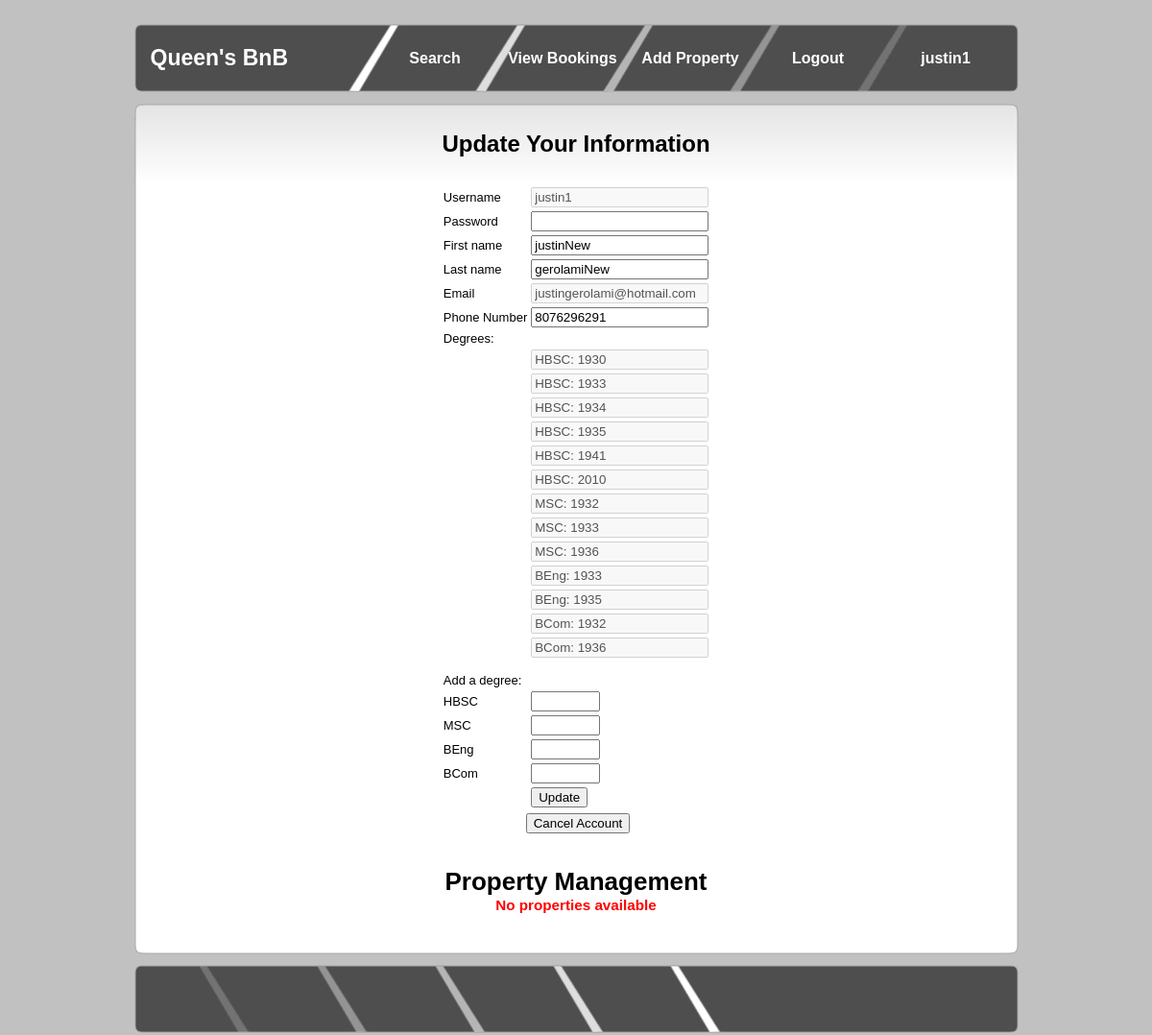
The page /profile.php (signed in) on the database its author committed.
### tables this page shows
CREATE TABLE `member` (
  `Account Name` varchar(20) NOT NULL,
  `Email Address` varchar(50) NOT NULL,
  `Phone Number` varchar(15) DEFAULT NULL,
  `First Name` varchar(20) NOT NULL,
  `Last Name` varchar(20) NOT NULL,
  `Password` varchar(100) NOT NULL,
  `Member ID` int(11) NOT NULL,
  `Is_admin` tinyint(1) NOT NULL DEFAULT '0'
);

CREATE TABLE `has_earned` (
  `Member ID` int(11) NOT NULL,
  `Degree ID` int(11) NOT NULL,
  `Year` int(11) NOT NULL
);

CREATE TABLE `degree` (
  `Degree ID` int(11) NOT NULL,
  `Type` varchar(5) NOT NULL,
  `Faculty` varchar(50) NOT NULL
);

### profile.php (the view, shortened to what this page needs)
<!DOCTYPE html>
<html xmlns="http://www.w3.org/1999/xhtml">
<head>
<link rel="stylesheet" type="text/css" href="style.css" />
</head>
<body>
<?php
include("session.php");
if($rank >= 0){
    include_once 'sql.php';
        $query = "SELECT `Member ID`,`Account Name`, Password, `Email Address` FROM member WHERE `Member ID`=?";
        $stmt = $con->prepare($query);
        $stmt->bind_Param("s", $_SESSION['id']);
        $stmt->execute();
        $result = $stmt->get_result();
        $myrow = $result->fetch_assoc();
} else {
    die("not logged in");
}
?>
    <div id="page">
        <div id="header">
            <?php include ("header.php"); ?>
        </div>
        <div id="main">
            <div class="main_top">
                <h1><center>Update Your Information</center></h1>
            </div>
            <div class="main_body">
 <?php
if(isset($_SESSION['id'])){
    include_once 'sql.php';
        $query = "SELECT `member`.`Member ID`,`Account Name`, Password, `Email Address`, `First Name`, `Last Name`, `Phone Number`, `has_earned`.`Degree ID`, `Year`,`Type` FROM `has_earned` INNER JOIN `member` ON `member`.`Member ID` = `has_earned`.`Member ID` INNER JOIN `degree` ON `has_earned`.`Degree ID` = `degree`.`Degree ID` WHERE `member`.`Member ID`=?";
        $stmt = $con->prepare($query);
        $stmt->bind_Param("s", $_SESSION['id']);
        $stmt->execute();
        $result = $stmt->get_result();
        $myrow = $result->fetch_assoc();
} else {
    header("Location: index.php");
    die();
}
?>
<form name='editProfile' id='editProfile' action='profile.php' method='post'>
    <table border='0'>
        <tr>
            <td>Username</td>
            <td><input type='text' name='username' id='username' disabled  value="<?php echo $myrow['Account Name']; ?>"  /></td>
        </tr>
        <tr>
            <td>Password</td>
             <td><input type='text' name='password' id='password'  value="" /></td>
        </tr>
        <tr>
            <td>First name</td>
            <td><input type='text' name='first' id='first' value="<?php echo $myrow['First Name']; ?>"  /></td>
        </tr>
        <tr>
            <td>Last name</td>
            <td><input type='text' name='last' id='last' value="<?php echo $myrow['Last Name']; ?>"  /></td>
        </tr>
        <tr>
            <td>Email</td>
            <td><input type='text' name='email' id='email'  disabled value="<?php echo $myrow['Email Address']; ?>" /></td>
        </tr>
        <tr>
            <td>Phone Number</td>
            <td><input type='text' name='phone' id='phone'  value="<?php echo $myrow['Phone Number']; ?>" /></td>
        </tr>
        <tr>
            <td>Degrees:</td>
        </tr>
        <tr>
            <?php
            include_once 'sql.php';
            $stmt->bind_Param("s", $_SESSION['id']);
             $stmt->execute();
             $result = $stmt->get_result();
             $i = 0;
             foreach($result as $deg){
                if($i == 4){ ?>
                    <tr>
                    <?php $i=0; } ?>
                    <td></td>
                <td><input type='text' name='Degrees' id='Degrees' disabled value="<?php
                    echo $deg['Type']. ": ";
                    echo $deg['Year'] . "";
                    $i++;
                ?>"/></td></tr>
                <?php }
                ?>
        <tr>
            <td>Add a degree:</td>
        </tr>
        <tr>
            <td>HBSC</td>
            <td><input type="number" name="deg1" min = "1930" max = "2016" /></td>
        </tr>
        <tr>
            <td>MSC</td>
            <td><input type="number" name="deg2" min = "1930" max = "2016" /></td>
        </tr>
        <tr>
            <td>BEng</td>
            <td><input type="number" name="deg3" min = "1930" max = "2016" /></td>
        </tr>
        <tr>
            <td>BCom</td>
            <td><input type="number" name="deg4" min = "1930" max = "2016" /></td>
        </tr>
        <tr>
            <td></td><td>
                <input type='submit' name='updateBtn' id='updateBtn' value='Update' />
            </td>
        </tr>
    </table>
</form>
 <form action="cancel.php" method="get">
 <table border='0'>
    <tr>
        <td></td>
        <td><input type='submit' name='cancelBtn' id='cancelBtn' value='Cancel Account' /></td>
    </tr><tr></table></form>
        <br/><br/>
<h1><center>Property Management</center></h1>
<table border='0'>
    <?php
        $id = $_SESSION['id'];
        $query = "SELECT property.* from property, member where `member`.`Member ID` = `property`.`Supplier ID` and `property`.`Supplier ID` = $id";
        if($stmt = $con->prepare($query)){
            $stmt->execute();
            $ownedresult = $stmt->get_result();
            $ownedresultnum = $ownedresult->num_rows;
        } else {
            echo ("Failed statement");
        }
        if ($ownedresultnum > 0){
            while($row = $ownedresult->fetch_assoc()){
                echo "<tr><td><a href ='editproperty.php?pid=".$row['Property ID']."'><button>".$row['Address']."</button></a></td>";
                echo "<td><a href ='profile.php?pid=".$row['Property ID']."'><button>Delete</button></a></td></tr>";
            }
        }
        else{
            ?><h3 id="msg"><font color="red"><center>No properties available</center></font></h3><br/><?php
        }
?>
    </table>
            </div>
            <div class="main_bottom"></div>
        </div>
        <?php include("footer.php"); ?>
        </div>
</body>
</html>

### style.css (style rules this page uses)
html, body { text-align: center; }
body { margin: 0; padding: 0; background: #C1C1C1; background-image:url(images/background.png) text-align: left; font-family: "Trebuchet MS", Arial, Helvetica, sans-serif; font-size: 13px; color: #F1F5F8; }
#msg { text-align: center; }
* { margin: 0 auto 0 auto; }
#main { margin-top:10px; margin-bottom:10px; text-align: left; }
#main .main_top { height:85px; width:921px; background-image:url(images/main_top.png); background-repeat:no-repeat; text-align:left; }
#main .main_body { padding-left:0px; height:auto; width:921px; background-image:url(images/main_body.png); background-repeat:repeat-y; color:#000000; padding-bottom:20px; text-align: left; }
#main .main_top h1 { font-size:24px; line-height:85px; color:#000000; padding-left:25px; background-image:url(images/header_h1_bg.png); background-position:right; background-repeat:no-repeat; margin-right:25px; text-align: left; }
#main .main_bottom { height:8px; width:921px; background-image:url(images/main_bottom.png); background-repeat:no-repeat; text-align: left; }
#page { margin: 0 auto 0 auto; margin-top:25px; display: block; height:auto; position: relative; overflow: hidden; width: 921px; }
#header { background-image:url(images/header.png); background-repeat:no-repeat; width:921px; height:72px; text-align: left; }

### rows shown on the page
member: username "justin1", first "justinNew", last "gerolamiNew", email "justingerolami@hotmail.com", phone "8076296291"
has_earned: Degrees "HBSC: 1930"
has_earned: Degrees "HBSC: 1933"
has_earned: Degrees "HBSC: 1934"
has_earned: Degrees "HBSC: 1935"
has_earned: Degrees "HBSC: 1941"
has_earned: Degrees "HBSC: 2010"
has_earned: Degrees "MSC: 1932"
has_earned: Degrees "MSC: 1933"
has_earned: Degrees "MSC: 1936"
has_earned: Degrees "BEng: 1933"
has_earned: Degrees "BEng: 1935"
has_earned: Degrees "BCom: 1932"
has_earned: Degrees "BCom: 1936"

### other values the page prints
$accountname "justin1"
